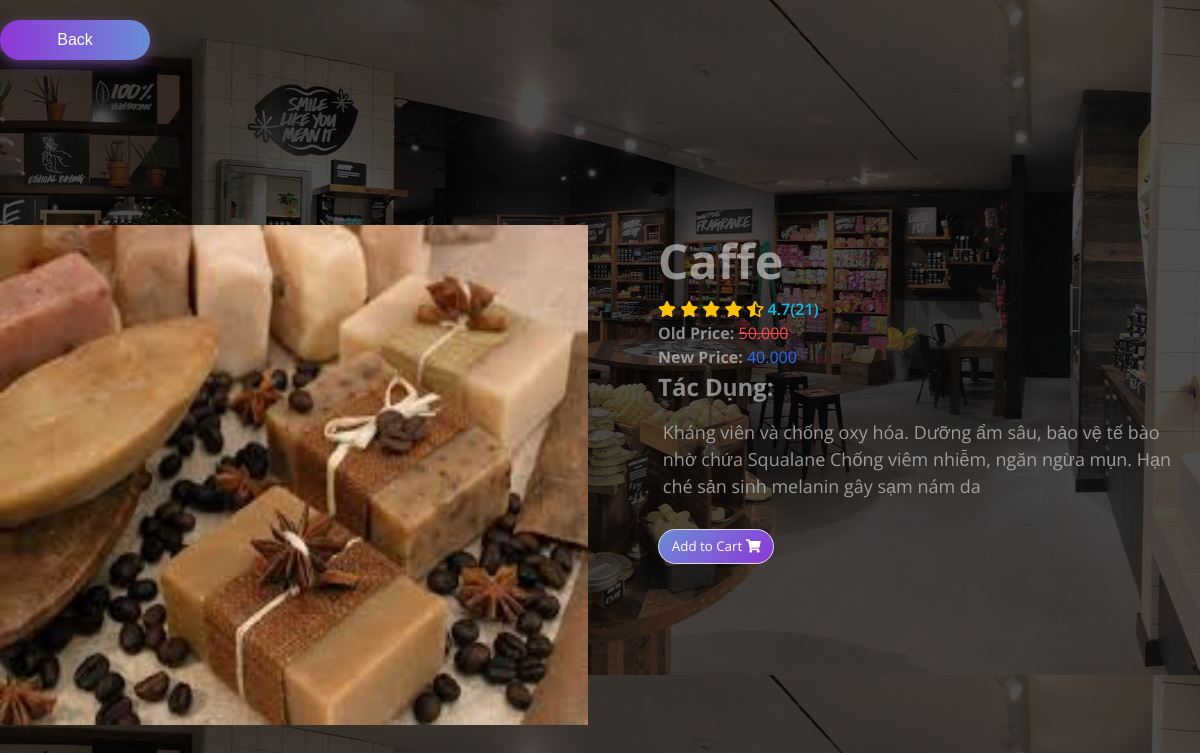
Page /1/detail/ on the committed database.
### polls/models.py (models this page shows, shortened)
class Product(models.Model):
    productname = models.CharField(max_length=200)
    newprice = models.DecimalField(max_digits=10, decimal_places=3)
    oldprice = models.DecimalField(max_digits=10, decimal_places=3)
    image = models.ImageField(null=True)
    digital = models.BooleanField(default=False, null=True, blank=False)
    description = models.CharField(max_length=500, null=True)

### polls/views.py (the view)
# urls.py: path('<int:id>/detail/', views.detail, name='detail'),
def detail(request, id):
    detailss=Product.objects.filter(id=id)
    return render(request, 'pages/detail.html', {'detailss':detailss})

### polls/templates/pages/detail.html (shortened to what this page needs)
<!DOCTYPE html>
<html lang="en">
<head>
  {%load static%}
  <link rel="stylesheet" href="{%static 'detail.css' %}">
  <link rel="stylesheet" href="https://cdnjs.cloudflare.com/ajax/libs/font-awesome/5.15.1/css/all.min.css"
 />
</head>
<body>
  {% for detail in detailss %}
  <div class="button-back">
    <a href="{% url 'products' %}"><button class="btn-button-back">Back</button></a>
  </div>
  <div class="card-wrapper">
    <div class="card">
      <div class="product-imgs">
        <div class="img-display">
          <div class="img-showcase">
            <img src="{{detail.image.url}}" alt="image">
          </div>
        </div>
      </div>
      <div class="product-content">
        <h2 class="product-title">{{detail.productname}}</h2>
        <div class="product-rating">
          <i class="fas fa-star"></i>
          <i class="fas fa-star"></i>
          <i class="fas fa-star"></i>
          <i class="fas fa-star"></i>
          <i class="fas fa-star-half-alt"></i>
          <span>4.7(21)</span>
        </div>
        <div class="product-price">
          <p class="last-price">Old Price: <span>{{detail.oldprice}}</span></p>
          <p class="new-price">New Price: <span>{{detail.newprice}}</span></p>
        </div>
        <div class="product-detail">
          <h2>Tác Dụng: </h2>
          <p style="color: rgb(184, 184, 180);">{{detail.description}}</p>
        </div>
        <div class="purchase-info">
          <button type="button" class="btn update-cart" data-product={{detail.id}} data-action="add">
            Add to Cart <i class="fas fa-shopping-cart"></i>
          </button>
        </div>
      </div>
    </div>
  </div>
  {%endfor%}
</body>
</html>

### polls/static/detail.css (style rules this page uses)
* { box-sizing: border-box; padding: 0; margin: 0; font-family: 'Open Sans', sans-serif; }
body { line-height: 1.5; background-image: linear-gradient(rgba(0,0,0,0.7), rgba(0,0,0,0.7)), url(images/background4.jpg); }
.card-wrapper { max-width: 1200px; margin-top: 10px; margin-bottom: 0px; }
.btn-button-back { width: 150px; font-size: 16px; font-weight: 600px; margin-top: 20px; font-family: Helvetica; color: #fff; cursor: pointer; height: 40px; text-align:center; border: none; background-size: 300% 100%; border-radius: 50px; transition: all .4s ease-in-out; -o-transition: all .4s ease-in-out; -webkit-transition: all .4s ease-in-out; transition: all .4s ease-in-out; }
.btn-button-back { background-image: -webkit-linear-gradient(right, #667eea, #764ba2, #6B8DD6, #8E37D7); box-shadow: 0 4px 15px 0 rgba(116, 79, 168, 0.75); }
img { width: 550px; height: 500px; margin-top: 10px; display: block; }
.img-display { overflow: hidden; }
.img-showcase { display: flex; width: 100%; transition: all 0.5s ease; }
.img-showcase img { min-width: 100%; }
.product-content { padding: 1rem 1rem; margin-top: 10px; margin-left: 30px; }
.product-title { font-size: 3rem; text-transform: capitalize; font-weight: 700; position: relative; color: rgba(255, 255, 255, 0.5); }
.product-rating { color: #ffc107; }
.product-rating span { font-weight: 600; color: rgb(8, 192, 238); }
.product-price { font-size: 1rem; font-weight: 700; color:rgba(255, 255, 255, 0.5); }
.product-price span { font-weight: 400; }
.last-price span { color: #f64749; text-decoration: line-through; }
.new-price span { color: #256eff; }
.product-detail h2 { text-transform: capitalize; color: rgba(255, 255, 255, 0.5); padding-bottom: 0.6rem; }
.product-detail p { font-size: 18px; color: rgba(255, 255, 255, 0.5); padding: 0.3rem; opacity: 0.8; }
.purchase-info { margin: 1.5rem 0; }
.purchase-info .btn { border: 1.5px solid #ddd; border-radius: 25px; text-align: center; padding: 0.45rem 0.8rem; outline: 0; margin-right: 0.2rem; margin-bottom: 1rem; }
.purchase-info .btn { cursor: pointer; color: #fff; }
.purchase-info .btn:first-of-type { background: #256eff; }
.purchase-info .btn:last-of-type { background-image: linear-gradient(135deg, #6B8DD6, #8E37D7); }
@media screen and (min-width: 992px) { .card { display: grid; grid-template-columns: repeat(2, 1fr); grid-gap: 1.5rem; } }
@media screen and (min-width: 992px) { .card-wrapper { height: 100vh; display: flex; justify-content: center; align-items: center; } }
@media screen and (min-width: 992px) { .product-imgs { display: flex; flex-direction: column; justify-content: center; } }
@media screen and (min-width: 992px) { .product-content { padding-top: 0; } }

### rows in the picture
Product: image (picture), productname "Caffe", oldprice "50.000", newprice "40.000", description "Kháng viên và chống oxy hóa. Dưỡng ẩm sâu, bảo vệ tế bào nhờ chứa Squalane Chống viêm nhiễm, ngăn ngừa mụn. Hạn ché sản sinh melanin gây sạm nám da"
